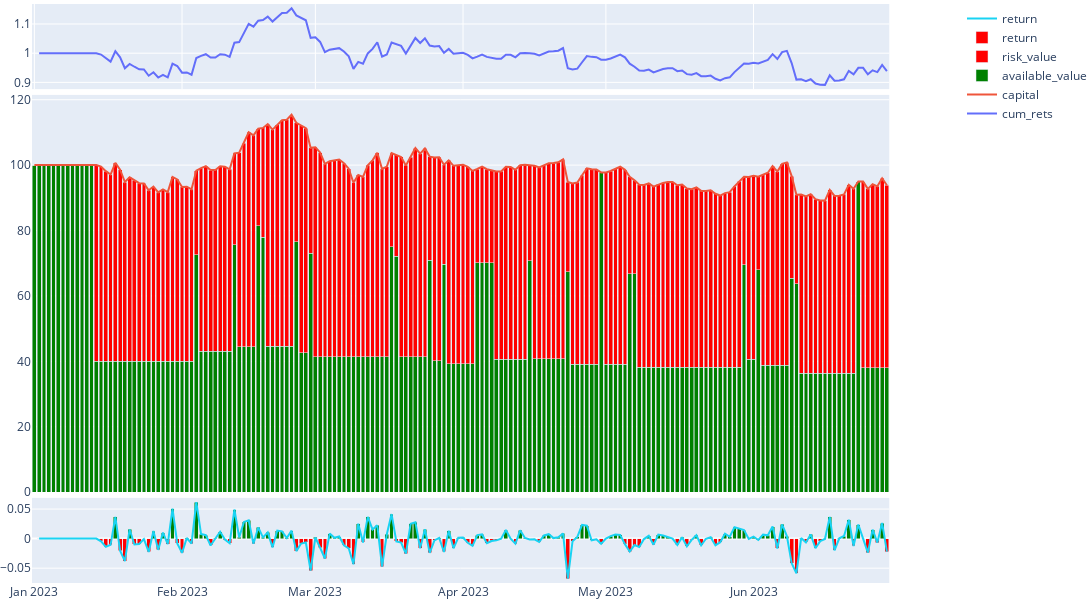

The cell this chart's notebook holds for it:
### Code cell
w.report.plot_portfolio()

### Figure 1 — Plotly figure (JSON) as saved in the notebook; plotly's stock layout.template omitted (floating-point values rounded to 4 significant figures; data arrays with more than 128 entries replaced by an {"elided": "..."} marker saying what was removed)
{"data": [{"name": "cum_rets", "type": "scatter", "x": {"elided": "180 str values"}, "xaxis": "x", "y": {"elided": "180 float values"}, "yaxis": "y"}, {"name": "capital", "type": "scatter", "x": {"elided": "180 str values"}, "xaxis": "x2", "y": {"elided": "180 float values"}, "yaxis": "y3"}, {"marker": {"color": "green"}, "name": "available_value", "type": "bar", "x": {"elided": "180 str values"}, "xaxis": "x2", "y": {"elided": "180 float values"}, "yaxis": "y3"}, {"marker": {"color": "red"}, "name": "risk_value", "type": "bar", "x": {"elided": "180 str values"}, "xaxis": "x2", "y": {"elided": "180 float values"}, "yaxis": "y3"}, {"marker": {"color": {"elided": "180 str values"}}, "name": "return", "type": "bar", "x": {"elided": "180 str values"}, "xaxis": "x3", "y": {"elided": "180 float values"}, "yaxis": "y5"}, {"name": "return", "type": "scatter", "x": {"elided": "180 str values"}, "xaxis": "x3", "y": {"elided": "180 float values"}, "yaxis": "y5"}], "layout": {"barmode": "stack", "height": 600, "margin": {"b": 0, "l": 0, "t": 0}, "width": 1400, "xaxis": {"anchor": "y", "domain": [0, 0.94], "matches": "x3", "showticklabels": false}, "xaxis2": {"anchor": "y3", "domain": [0, 0.94], "matches": "x3", "showticklabels": false}, "xaxis3": {"anchor": "y5", "domain": [0, 0.94]}, "yaxis": {"anchor": "x", "domain": [0.853, 1]}, "yaxis2": {"anchor": "x", "overlaying": "y", "side": "right"}, "yaxis3": {"anchor": "x2", "domain": [0.157, 0.843]}, "yaxis4": {"anchor": "x2", "overlaying": "y3", "side": "right"}, "yaxis5": {"anchor": "x3", "domain": [0, 0.147]}, "yaxis6": {"anchor": "x3", "overlaying": "y5", "side": "right"}}}
